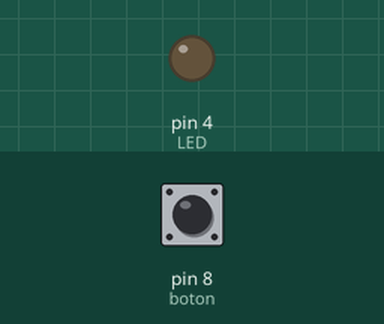
Bench run of a sketch on a simulated Arduino Uno, built with avr-gcc and run on an emulated ATmega328P. On the bench: output pins drawn as LEDs (lit = HIGH). Inputs (shaded band) come from the test bench; at power-on: pin 8 (boton) LOW.

Above: at 1.2 s.
1.3 s: pin 8 (boton) pulled HIGH for 0.15 s
At 1.37 s:
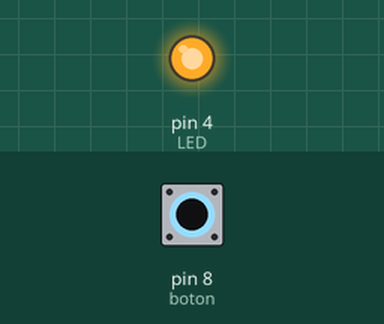
2.9 s: pin 8 (boton) pulled HIGH for 3.2 s
At 6.4 s:
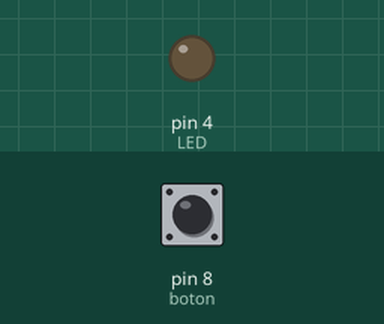
Timing chart, 0 to 7.9 s (numbered marks = the images above; inputs shaded):
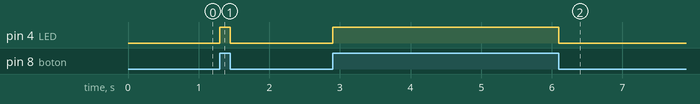

Measured:
- after the input at 1.3 s, pin 4 (LED): LOW → HIGH at once, → LOW 0.15 s later
- after the input at 2.9 s, pin 4 (LED): LOW → HIGH at once, → LOW 3.2 s later

The sketch:

apagarLEDinterruptor.ino
```cpp
int estado = 0;
int boton = 8;
int LED = 4;

void setup() {

  pinMode (boton, INPUT);
  pinMode (LED, OUTPUT);

}

void loop () {

    estado = digitalRead(boton); //Leemos el estado del boton

    if (estado == HIGH) {
      digitalWrite(LED,HIGH);

  }else{

     digitalWrite(LED,LOW);

  } //if

}//loop
```
